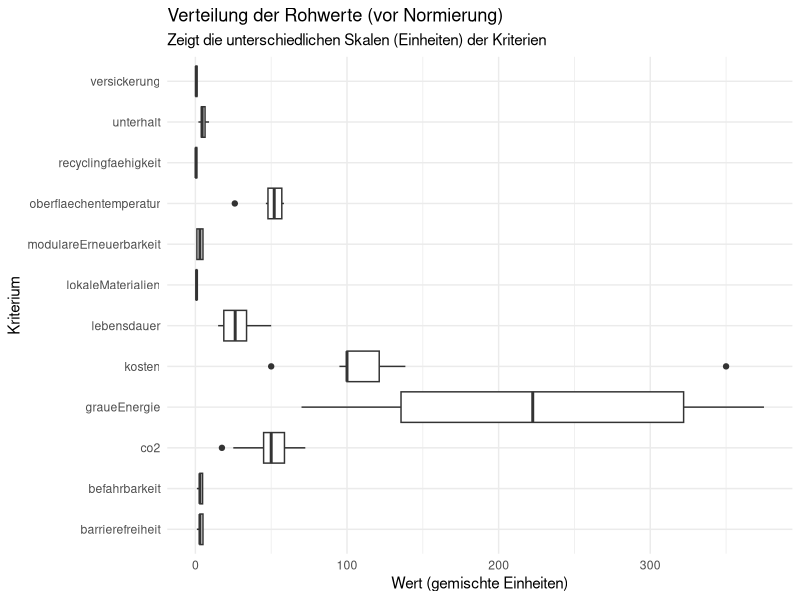
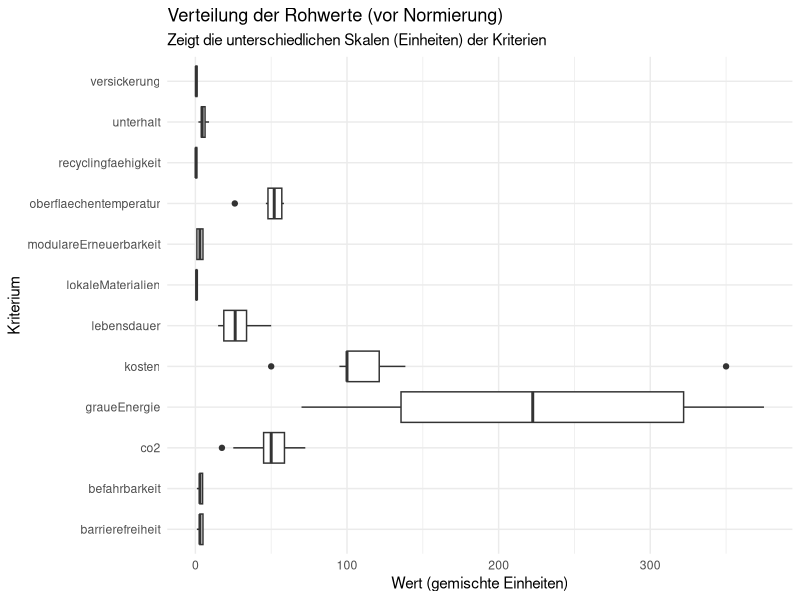

R code for these plots, in order: (Note: this script raises an error after producing the figures.)
## ---- chunk 1

library(tidyverse)
library(readr)
library(ggplot2)
library(forcats)

## ---- chunk 2

# Masterarbeit: MCA-Pipeline Beläge (Validation Run)
# Ziel: MCA-Berechnung, Join der Daten mit Gewichten und Wide-to-Long-Transformation.

# --- 1. DATEN-IMPORT ---
# Ziel: Sauberes Einlesen der CSV-Dateien.


# Liest die Rohdaten ein.
# Wir nutzen read_delim, da die Spalten mit Semikolon (;) getrennt sind
# und Dezimalzahlen Punkte (.) verwenden (Standardeinstellung).
df_belaege_raw <- read_delim(
  "Belaege_normiert.csv",
  delim = ";"
)

# Liest die Gewichtungen ein (gleiches Format).
df_weights_raw <- read_delim(
  "Belaege_Gewichtung.csv",
  delim = ";"
)
## ---- chunk 3
# --- 2. DATENHARMONISIERUNG ---
# Ziel: Daten für den Join und die MCA vorbereiten.

# A. Bereinigung der Rohdaten (Belaege_normiert.csv)
# Wählt die Identifikations-Spalten (ID) zuerst aus
# und nimmt alle restlichen Spalten (everything()) danach.
df_belaege <- df_belaege_raw %>%
  select(Belagskategorie, Option_ID, everything()) 

# B. Bereinigung der Gewichtungen (Belaege_Gewichtung.csv)
df_weights <- df_weights_raw %>%
  # Benennt die Spalten um, damit sie im nächsten Schritt
  # einfach gejoined (R_Spaltenname) und berechnet (Gewicht) werden können.
  rename(
    R_Spaltenname = criterion_id,
    Gewicht = total_weight
  ) %>%
  # Wählt nur die Spalten aus, die wir für die MCA brauchen.
  select(R_Spaltenname, Gewicht, group_id)
## ---- chunk 4

# --- 3. WIDE-TO-LONG-TRANSFORMATION und JOIN ---

# 3.1 Wide-to-Long: Transformation der Rohdaten
# Ziel: Die Kriterien-Spalten (z.B. lebensdauer, kosten) in Zeilen umwandeln,
# damit wir sie mit der Gewichtungstabelle verknüpfen können.
df_belaege_long <- df_belaege %>%
  pivot_longer(
    # Wählt alle Spalten von 'lebensdauer' bis 'barrierefreiheit' aus.
    cols = c(lebensdauer:barrierefreiheit), 
    # Die Spaltennamen (z.B. "lebensdauer") kommen in die neue Spalte "R_Spaltenname".
    names_to = "R_Spaltenname", 
    # Die Werte (z.B. 22.5) kommen in die neue Spalte "Wert".
    values_to = "Wert"
  )

# 3.2 JOIN: Verknüpfung der Long-Tabelle mit der Gewichtungstabelle
# Ziel: Jede Kriteriums-Zeile (z.B. "lebensdauer") mit ihrem 
# entsprechenden Gewicht (z.B. 0.1) anreichern.
df_belaege_joined <- df_belaege_long %>%
  # Verknüpft die 'df_belaege_long' (linke Tabelle) mit 'df_weights' (rechte Tabelle).
  # Die Verknüpfung ("der Schlüssel") ist die Spalte "R_Spaltenname",
  # die jetzt in beiden Tabellen identisch heisst.
  left_join(df_weights, by = "R_Spaltenname")


## ---- chunk 5

# --- 3.5 VISUALISIERUNG: Rohwerte prüfen ---
# Ziel: Die Verteilung der Rohwerte pro Kriterium ansehen.
# Dies zeigt, warum eine Normierung (Block 4) zwingend notwendig ist,
# da die Skalen (Jahre, CHF, kg) völlig unterschiedlich sind.

library(ggplot2)

# Boxplot der Rohwerte
plot_rohwerte <- ggplot(df_belaege_joined, aes(x = R_Spaltenname, y = Wert)) +
  geom_boxplot() +
  # coord_flip() dreht die Achsen, damit die Namen lesbar sind
  coord_flip() +
  labs(
    title = "Verteilung der Rohwerte (vor Normierung)",
    subtitle = "Zeigt die unterschiedlichen Skalen (Einheiten) der Kriterien",
    x = "Kriterium",
    y = "Wert (gemischte Einheiten)"
  ) +
  theme_minimal()

print(plot_rohwerte)
ggsave("check_01_rohwerte_verteilung.png", plot = plot_rohwerte, width = 10, height = 7)

# --- 4.5VISUALISIERUNG: Normierte Scores prüfen ---
# Ziel: Überprüfen, ob die Min-Max-Skalierung (Block 4.2) funktioniert hat.

# Boxplot der normierten Scores
plot_normiert <- ggplot(df_belaege_normalized, aes(x = R_Spaltenname, y = Score_Normiert)) +
  geom_boxplot() +
  coord_flip() +
  # Setzt die Y-Achse fix auf 0 bis 1
  scale_y_continuous(limits = c(0, 1)) +
  labs(
    title = "Verteilung der normierten Scores (nach Normierung)",
    subtitle = "Qualitätskontrolle: Alle Kriterien sollten jetzt auf 0-1 skaliert sein.",
    x = "Kriterium",
    y = "Normierter Score (0-1)"
  ) +
  theme_minimal()

print(plot_normiert)
ggsave("check_02_normierte_scores.png", plot = plot_normiert, width = 10, height = 7)




## ---- chunk 6

# --- 4. NORMALIZE (Value Scaling) ---
# WICHTIG: Wir MÜSSEN die 'Wert'-Spalte (Jahre, CHF, etc.) auf eine 
# einheitliche Skala (z.B. 0-1) bringen. Das ist die eigentliche Normierung 
# der MCA.

# 4.1 Definieren, welche Kriterien 'schlechter' sind, wenn sie 'höher' sind
# z.B. Kosten, CO2, Unterhalt...
# BITTE PRÜFE DIESE LISTE!
kriterien_lower_is_better <- c(
  "Kosten_Initial_CHF", 
  "Unterhalt_CHF_a", 
  "CO2_Aeq_kg", 
  "Graue_Energie_kwh",
  "Albedo_Score" # Annahme: Hohe Temp (hoher Score) ist schlecht?
)

# 4.2 Min-Max-Skalierung (Normierung)
# Wir gruppieren nach Kriterium, finden Min/Max und skalieren dann.
df_belaege_normalized <- df_belaege_joined %>%
  # Stellt sicher, dass NAs für die Berechnung ignoriert werden
  filter(!is.na(Wert)) %>% 
  group_by(R_Spaltenname) %>%
  # 1. Min und Max für jedes Kriterium finden
  mutate(
    Min_Wert = min(Wert, na.rm = TRUE),
    Max_Wert = max(Wert, na.rm = TRUE)
  ) %>%
  ungroup() %>%
  # 2. Skalieren auf 0-1
  mutate(
    # Sonderfall: Wenn Min und Max gleich sind (nur ein Wert), setze Score auf 1
    Score_Normiert = case_when(
      (Max_Wert - Min_Wert) == 0 ~ 1,
      
      # Normale Skalierung (higher is better)
      !(R_Spaltenname %in% kriterien_lower_is_better) ~ (Wert - Min_Wert) / (Max_Wert - Min_Wert),
      
      # Invertierte Skalierung (lower is better)
      R_Spaltenname %in% kriterien_lower_is_better ~ 1 - ((Wert - Min_Wert) / (Max_Wert - Min_Wert))
    )
  )






## ---- chunk 7

# --- 5. MCA-BERECHNUNG ---

# 5.1 Berechnung des gewichteten Scores (Normierter Score * Gewicht)
df_mca_calculated <- df_belaege_normalized %>%
  mutate(
    MCA_Score_Kriterium = Score_Normiert * Gewicht
  )

# 5.2 Aggregation: Aufsummieren der gewichteten Scores pro Option
df_mca_total <- df_mca_calculated %>%
  group_by(Belagskategorie, Option_ID) %>%
  summarise(
    # Wichtig: na.rm = TRUE, falls einige Kriterien/Gewichte NAs hatten
    MCA_Gesamtscore = sum(MCA_Score_Kriterium, na.rm = TRUE)
  ) %>%
  # Sortieren, um die besten Optionen oben zu sehen
  arrange(desc(MCA_Gesamtscore))

# Anzeigen der Ergebnisse
print("--- MCA Gesamtergebnis (sortiert) ---")
print(df_mca_total)

# Optional: Anzeigen der Details
# print("--- Details der Berechnung (Beispiel) ---")
# df_mca_calculated %>% 
#   select(Option_ID, R_Spaltenname, Wert, Score_Normiert, Gewicht, MCA_Score_Kriterium) %>%
#   arrange(Option_ID) %>%
#   print(n = 20)



## ---- chunk 8

# --- 6. VISUALISIERUNG DER ERGEBNISSE ---

# ---
# Plot 1: Gesamtergebnis (Ranking)
# Ein horizontales Balkendiagramm, sortiert nach dem besten Gesamtscore.
# ---

# WICHTIG: fct_reorder() sortiert die Y-Achse (Option_ID) basierend auf dem
# Wert des Gesamtscores. Ohne dies würde ggplot alphabetisch sortieren.
plot_mca_total <- ggplot(df_mca_total, 
       aes(x = MCA_Gesamtscore, 
           y = fct_reorder(Option_ID, MCA_Gesamtscore),
           fill = Belagskategorie)) +
  geom_col() +
  labs(
    title = "MCA Ergebnis: Rangliste der Belagsoptionen",
    subtitle = "Höherer Score = Bessere Gesamtbewertung",
    x = "MCA Gesamtscore",
    y = "Belagsoption",
    fill = "Belagskategorie"
  ) +
  theme_minimal() +
  theme(legend.position = "top")

# Anzeigen (optional) und Speichern
print(plot_mca_total)
ggsave("mca_gesamtergebnis.png", plot = plot_mca_total, width = 10, height = 7)


# ---
# Plot 2: Detail-Zusammensetzung (Gestapeltes Diagramm)
# Zeigt, wie sich der Gesamtscore aus den Kriteriengruppen zusammensetzt.
# ---

# 1. Daten vorbereiten: Scores pro Gruppe aggregieren
df_mca_groups <- df_mca_calculated %>%
  group_by(Belagskategorie, Option_ID, group_id) %>%
  summarise(Gruppen_Score = sum(MCA_Score_Kriterium, na.rm = TRUE)) %>%
  ungroup() %>%
  # Wichtig: Wir holen uns den Gesamtscore wieder dazu,
  # damit wir die Sortierung von Plot 1 übernehmen können.
  left_join(df_mca_total, by = c("Belagskategorie", "Option_ID"))

# 2. Gestapeltes Diagramm plotten
plot_mca_stacked <- ggplot(df_mca_groups, 
       aes(x = Gruppen_Score, 
           y = fct_reorder(Option_ID, MCA_Gesamtscore), 
           fill = group_id)) +
  geom_col(position = "stack") +
  labs(
    title = "MCA Detail: Zusammensetzung des Scores",
    subtitle = "Zeigt den Beitrag jeder Kriteriengruppe zum Gesamtscore",
    x = "MCA Score (Anteil)",
    y = "Belagsoption",
    fill = "Kriteriengruppe"
  ) +
  theme_minimal() +
  theme(legend.position = "top")

# Anzeigen (optional) und Speichern
print(plot_mca_stacked)
ggsave("mca_detail_gruppen.png", plot = plot_mca_stacked, width = 11, height = 7)



